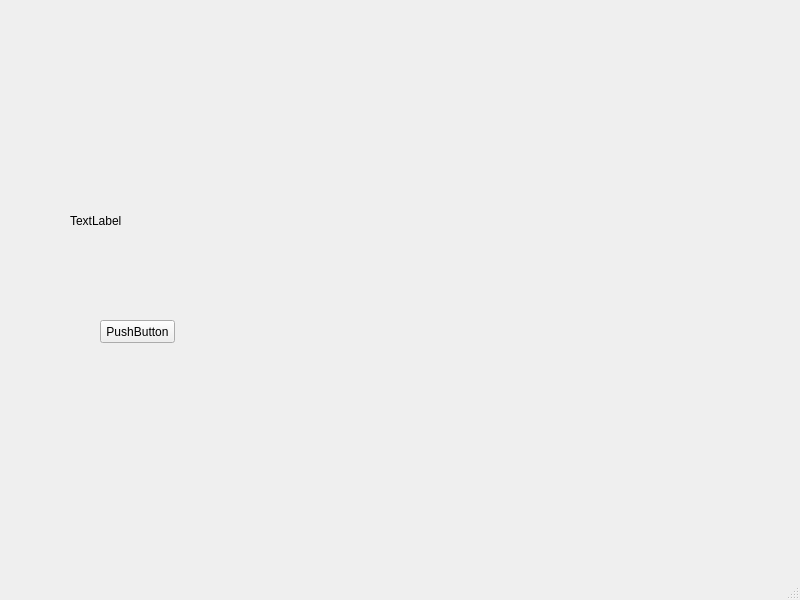
<?xml version="1.0" encoding="UTF-8"?>
<ui version="4.0">
 <class>MainWindow</class>
 <widget class="QMainWindow" name="MainWindow">
  <property name="geometry">
   <rect>
    <x>0</x>
    <y>0</y>
    <width>800</width>
    <height>600</height>
   </rect>
  </property>
  <property name="windowTitle">
   <string>MainWindow</string>
  </property>
  <widget class="QWidget" name="centralwidget">
   <widget class="QPushButton" name="checkEntityButton">
    <property name="geometry">
     <rect>
      <x>100</x>
      <y>320</y>
      <width>75</width>
      <height>23</height>
     </rect>
    </property>
    <property name="text">
     <string>PushButton</string>
    </property>
   </widget>
   <widget class="QLabel" name="label">
    <property name="geometry">
     <rect>
      <x>70</x>
      <y>200</y>
      <width>581</width>
      <height>41</height>
     </rect>
    </property>
    <property name="text">
     <string>TextLabel</string>
    </property>
   </widget>
  </widget>
  <widget class="QMenuBar" name="menubar">
   <property name="geometry">
    <rect>
     <x>0</x>
     <y>0</y>
     <width>800</width>
     <height>22</height>
    </rect>
   </property>
  </widget>
  <widget class="QStatusBar" name="statusbar"/>
 </widget>
 <resources/>
 <connections/>
</ui>
